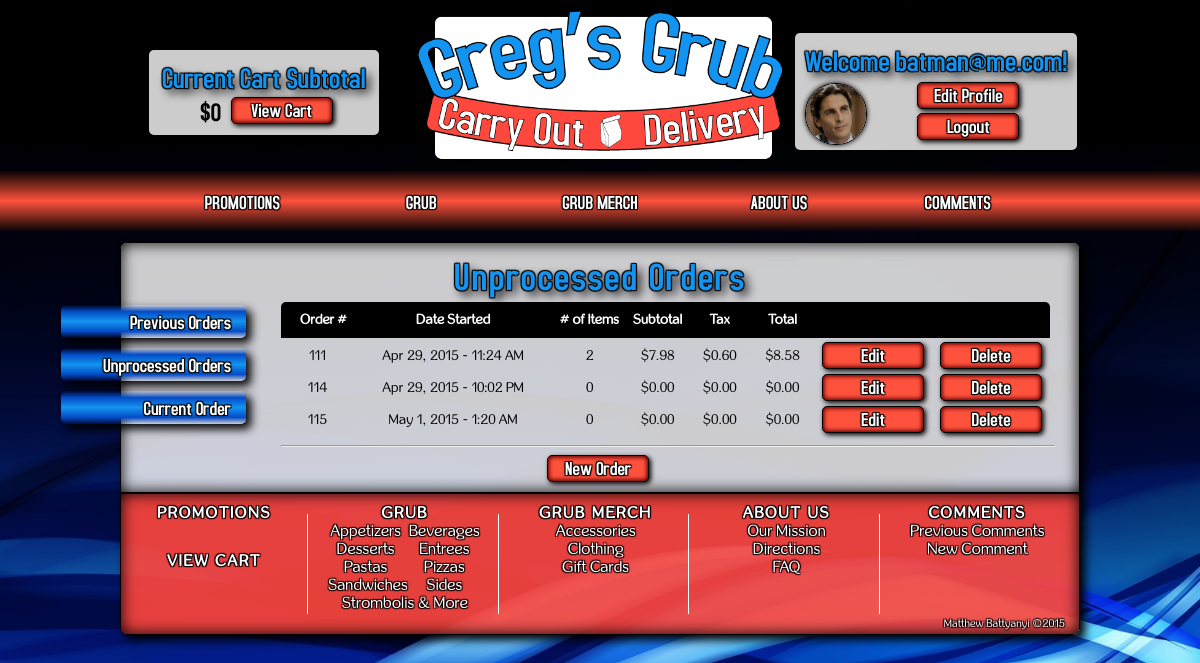
Screenshot of /cust/index.php (signed in) with the database file from the repository.
### tables this page shows
CREATE TABLE IF NOT EXISTS `users` (
  `userID` int(11) NOT NULL AUTO_INCREMENT,
  `userEmail` varchar(45) NOT NULL,
  `userName` varchar(45) NOT NULL,
  `userPassword` varchar(255) NOT NULL,
  `userLevel` char(1) NOT NULL,
  PRIMARY KEY (`userID`),
  UNIQUE KEY `userName_UNIQUE` (`userName`),
  UNIQUE KEY `userEmail_UNIQUE` (`userEmail`),
  UNIQUE KEY `userPassword_UNIQUE` (`userPassword`)
);

CREATE TABLE IF NOT EXISTS `customers` (
  `customerID` int(11) NOT NULL AUTO_INCREMENT,
  `nameIDcust` int(11) NOT NULL,
  `thumbnailURL` varchar(40) DEFAULT 'images/default.jpg',
  `address1` varchar(45) NOT NULL,
  `address2` varchar(45) DEFAULT NULL,
  `city` varchar(45) NOT NULL,
  `stateCode` char(2) NOT NULL,
  `postalCode` int(11) NOT NULL,
  `daddress1` varchar(45) NOT NULL,
  `daddress2` varchar(45) NOT NULL,
  `dcity` varchar(45) NOT NULL,
  `dstateCode` varchar(2) NOT NULL,
  `dpostalCode` int(11) NOT NULL,
  PRIMARY KEY (`customerID`),
  KEY `stateCode_idx` (`stateCode`),
  KEY `nameIDcust_idx` (`nameIDcust`)
);

CREATE TABLE IF NOT EXISTS `orders` (
  `orderID` int(11) NOT NULL AUTO_INCREMENT,
  `orderStartDate` datetime DEFAULT NULL,
  `orderSendDate` datetime DEFAULT NULL,
  `orderCompleteDate` datetime DEFAULT NULL,
  `delivery` char(1) DEFAULT NULL,
  `deliveryComments` varchar(155) NOT NULL DEFAULT 'No Comments',
  `orderSubTotal` double NOT NULL DEFAULT '0',
  `orderTax` double NOT NULL DEFAULT '0',
  `orderDeliveryCharge` double NOT NULL DEFAULT '0',
  `orderTotal` double DEFAULT NULL,
  `couponID` int(11) DEFAULT NULL,
  `paymentID` int(11) DEFAULT NULL,
  `paid` char(1) DEFAULT NULL,
  `employeeID` int(11) DEFAULT NULL,
  `customerID` int(11) DEFAULT NULL,
  `orderStatus` varchar(16) NOT NULL DEFAULT 'Order Sent',
  PRIMARY KEY (`orderID`),
  KEY `customerID_idx` (`customerID`),
  KEY `paymentID_idx` (`paymentID`),
  KEY `employeeID_idx` (`employeeID`),
  KEY `couponID` (`couponID`)
);

CREATE TABLE IF NOT EXISTS `categories` (
  `categoryID` int(11) NOT NULL,
  `categoryName` varchar(45) NOT NULL,
  PRIMARY KEY (`categoryID`)
);

### cust/view_cart.php (the view, shortened to what the rows shown need)
<?php
    $customerID = get_customer($_SESSION['userID']);
    $orders = get_customer_orders($customerID);
    $unsentOrders = get_unsent_orders($customerID);
    include '../view/cust_header.php';
?>
<div id="content_container" class="fit2">
<?php if ($event == 'old_cart') { ?>
    <h2 class="headings1">Previous Orders</h2>
    <div id="main" class="fit2">
	<?php if (($orders->rowCount()) > 0 ){ ?>
    	<table id="old_cart">
            <tr class="special1">
                <th class="date">Order Date</th>
                <th class="delivery">Delivery</th>
                <th class="comments">Comments</th>
                <th>Total</th>
                <th>Paid</th>
                <th class="bt">&nbsp;</th>
            </tr>
            <?php foreach ($orders as $order) : ?>
            <tr>
            <?php $orderID = $order['orderID']; ?>
                <td class="left"><?php
                    $orderSendDate = strtotime($order['orderSendDate']);
                    $orderSendDate = date('M j, Y - g:i A', $orderSendDate);
                    echo $orderSendDate;
                 ?></td>
                <td><?php if ($order['delivery'] == 'Y') { echo "Delivery"; } else { echo "Carry Out"; } ?></td>
                <td class="left comments1"><?php if ($order['deliveryComments']) { echo $order['deliveryComments']; } else { echo "No Special Comments"; } ?></td>
                <td>$<?php echo money($order['orderTotal']); ?></td>
                <td><?php if ($order['paid'] == NULL) { echo "No"; } else { echo "Yes"; } ?></td>
                <td><a href="//localhost/web289/gregsgrub/cust/index.php?action=order_details&amp;orderID=<?php echo $orderID; ?>" class="buttons">Details</a></td>
           	</tr>
            <?php endforeach; ?>
        </table>
        <hr class="fit4">
	<?php } else { ?>
    <p class="center">You have no Previous Orders!</p>
    <div id="main" class="fit3">
    <?php } ?>
        <a href="//localhost/web289/gregsgrub/cust/index.php?action=add_new_order" class="buttons center adjust">New Order</a>
    </div>
<?php } else if ($event == 'unsent_cart') { ?>
    <h1 class="headings1">Unprocessed Orders</h1>
    <?php if (($unsentOrders->rowCount()) > 0 ){ ?>
    <div id="main" class="fit3">
        <table id="unsent_cart">
            <tr class="special2">
                <th class="center1">Order #</th>
                <th class="center1">Date Started</th>
                <th class="center1"># of Items</th>
                <th class="center1">Subtotal</th>
                <th class="center1">Tax</th>
                <th class="center1">Total</th>
                <th>&nbsp;</th>
                <th>&nbsp;</th>
            </tr>
            <?php foreach ($unsentOrders as $order) : ?>
            <tr>
            <?php $orderID = $order['orderID']; ?>
                <td class="center1"><?php echo $orderID; ?></td>
                <td class="center1"><?php
                    $orderStartDate = strtotime($order['orderStartDate']);
                    $orderStartDate = date('M j, Y - g:i A', $orderStartDate);
                    echo $orderStartDate;
                 ?></td>
                <?php
                    $num_items = 0;
                    $items = get_order_details($orderID);
                    if ($items->rowCount() > 0){
                        foreach ($items as $item){
                            $num_items += $item['productQty'];
                        }
                    }
                ?>
                <td class="center1"><?php echo $num_items; ?></td>
                <td class="center1">$<?php echo money($order['orderSubTotal']); ?></td>
                <td class="center1">$<?php echo money($order['orderTax']); ?></td>
                <td class="center1">$<?php echo money($order['orderTotal']); ?></td>
                <td class="edit"><a href="//localhost/web289/gregsgrub/cust/index.php?action=select_order&amp;orderID=<?php echo $orderID; ?>" class="buttons">Edit</a></td>
                <td class="delete"><a href="//localhost/web289/gregsgrub/cust/index.php?action=confirm_delete_order&amp;orderID=<?php echo $orderID; ?>" class="buttons">Delete</a></td>
            </tr>
        <?php endforeach; ?>
        </table>
    </div>
    <?php }
} else if ($event == 'current_cart') { ?>
    <h1 class="headings1">Current Order</h1>
    <?php if (isset($msg)){ ?>
        <h2 class="center" style="color: red"><?php echo $msg; ?></h2>
    <?php } ?>
    <?php if (isset($details)){ ?>
        <?php if (($details->rowCount()) == 0){ ?>
        <p class="center">Your cart is empty!</p>
        <div id="main" class="fit3">
        </div>
        <?php } else { ?>
        <div id="main" class="fit3">
            <div id="current_cart">
                <h4>Order # <?php echo $_SESSION['orderID']; ?></h4>
                <table>
                    <tr class='special1'>
                        <td>Item</td>
                        <td>Temperature</td>
                        <td class="center1">Special Instructions</td>
                        <td>Qty</td>
                        <td class="right padr2">Total</td>
                        <td>&nbsp;</td>
                        <td>&nbsp;</td>
                    </tr>
            	<?php foreach ($details as $detail) : ?>
                    <tr>
                        <td class="name"><?php
                        	$product = get_product($detail['productID']);
                        	echo $product['productName'];
                        	?>
                        </td>
                        <td class="temp"><?php echo $detail['productTemp']; ?></td>
                        <td class="special"><?php echo $detail['productSpecial']; ?></td>
                        <td class="qty"><?php echo $detail['productQty']; ?></td>
                        <td class="total">$<?php echo money($detail['productTotal']); ?></td>
                        <td class="edit"><a href="//localhost/web289/gregsgrub/cust/index.php?action=edit_item&amp;orderDetailsID=<?php echo $detail['orderDetailsID']; ?>" class="buttons">Edit</a></td>
                        <td class="delete"><a href="//localhost/web289/gregsgrub/cust/index.php?action=confirm_delete_item&amp;orderDetailsID=<?php echo $detail['orderDetailsID']; ?>" class="buttons">Delete</a></td>
                    </tr>
                    <?php endforeach; ?>
                </table>
                <hr>
                <table id="prices">
                    <tr>
                        <td class="name">&nbsp;</td>
                        <td class="temp">&nbsp;</td>
                        <th class="tableH">Subtotal:</th>
                        <td class="stretch">$<?php echo money($ticket['orderSubTotal']); ?></td>
                        <td class="table_filler">&nbsp;</td>
                    </tr>
                    <tr>
                        <td class="name">&nbsp;</td>
                        <td class="temp">&nbsp;</td>
                        <th class="tableH">Discount:</th>
                        <td colspan="2" class="table_filler2">Add discount during checkout</td>
                    </tr>
                    <tr>
                        <td class="name">&nbsp;</td>
                        <td class="temp">&nbsp;</td>
                        <th class="tableH">Tax:</th>
                        <td class="stretch">$<?php echo money($ticket['orderTax']); ?></td>
                        <td class="table_filler">&nbsp;</td>
                    </tr>
                    <tr>
                        <td class="name">&nbsp;</td>
                        <td class="temp">&nbsp;</td>
                        <th class="tableH">Delivery:</th>
                        <td colspan="2" class="table_filler2">Process order to add delivery</td>
                    </tr>
                    <tr>
                        <td class="name">&nbsp;</td>
                        <td class="temp">&nbsp;</td>
                        <th class="tableH">Total:</th>
                        <td class="stretch">$<?php echo money($ticket['orderTotal']); ?></td>
                        <td class="table_filler">&nbsp;</td>
                    </tr>
                </table>
            </div>
            <a href="http://localhost/web289/gregsgrub/cust/index.php?action=process_order" class="buttons process">Process Order</a>
            <a href="//localhost/web289/gregsgrub/cust/index.php?action=confirm_delete_order&amp;orderID=<?php echo $_SESSION['orderID']; ?>" class="buttons delete_cart">Delete Order</a>
        </div>
        <?php } ?>
    <?php } else { ?>
        <p class="center">No Order Selected</p>
        <a href="//localhost/web289/gregsgrub/cust/index.php?action=add_new_order" class="buttons center">New Order</a>
        <div id="main" class="fit3">
        </div>
    <?php }
    } ?>
</div>
<?php include '../view/footer.php'; ?>

### view/cust_header.php (shortened to what the rows shown need)
<?php
$categories3 = get_grub_menu();
if (isset($_SESSION['userLevel'])){
	if ($_SESSION['userLevel'] == 'C') {
		$login_details = get_all_customer_info($_SESSION['userID']);
	}
}
?>
<!doctype html>
<html>
<head>
	<link rel="stylesheet" href="//localhost/web289/gregsgrub/css/main.css">
	<link rel="stylesheet" href="//localhost/web289/gregsgrub/plugin/jquery-ui.css">
	<link rel="stylesheet" href="//localhost/web289/gregsgrub/css/bjqs.css">
</head>
<body>
	<header>
		<div id="login_container">
		<?php if (!isset($_SESSION['userID'])) { ?>
			<div id="login_buttons1">
				<p><a class="buttons" href="http://localhost/web289/gregsgrub/index.php?action=login_page">Sign In</a></p>
		<?php } else { ?>
			<div id="login_buttons2">
				<img id="loginImage" src="../<?php echo $login_details['thumbnailURL']; ?>" alt="Profile Image">
					<div>
						<h3 class="headings">Welcome <?php echo $_SESSION['fName']; ?>!</h3>
						<ul>
							<li><a class="buttons format_login" href="http://localhost/web289/gregsgrub/cust/index.php?action=edit_profile">Edit Profile</a></li>
							<li><a class="buttons format_login" href="http://localhost/web289/gregsgrub/index.php?action=logout">Logout</a></li>
						</ul>
					</div>
				<?php } ?>
		    </div>
	    </div>
	    <?php if (isset($_SESSION['userID'])) {
	    	  	if ($_SESSION['userLevel'] == 'C'){ ?>
		    		<div id="cart_header">
						<h2>$<?php if (isset($_SESSION['orderID'])) { echo money($order1['orderSubTotal']); } else echo "0"; ?></h2>
					</div>
		<?php } } ?>
		</header>
	<div id="main_content">

### view/footer.php (shortened to what the rows shown need)
<?php
$categories2 = get_grub_menu();
?>
	<div id="footer_bar">
		<ul class="inline width-5">
			<div class="center-2">
		<?php foreach ($categories2 as $category) : ?>
			<li class="inline width-2"><a href="http://localhost/web289/gregsgrub/index.php?action=menu_main&amp;categoryID=<?php echo $category['categoryID']; ?>"><?php echo $category['categoryName']; ?></a></li>
		<?php endforeach; ?>
		</div>
		</ul>
	</div>
</div>
</body>
</html>

### rows the page displays
users: customers.thumbnailURL (picture)
orders: orderID "111", orderStartDate "Apr 29, 2015 - 11:24 AM", num_items "2", orderSubTotal "7.98", orderTax "0.60", orderTotal "8.58"
orders: orderID "114", orderStartDate "Apr 29, 2015 - 10:02 PM", num_items "0", orderSubTotal "0.00", orderTax "0.00", orderTotal "0.00"
orders: orderID "115", orderStartDate "May 1, 2015 - 1:20 AM", num_items "0", orderSubTotal "0.00", orderTax "0.00", orderTotal "0.00"
categories: categoryName "Appetizers"
categories: categoryName "Beverages"
categories: categoryName "Desserts"
categories: categoryName "Entrees"
categories: categoryName "Pastas"
categories: categoryName "Pizzas"
categories: categoryName "Sandwiches"
categories: categoryName "Sides"
categories: categoryName "Strombolis & More"

### other values shown
$_SESSION['fName'] "batman@me.com"
